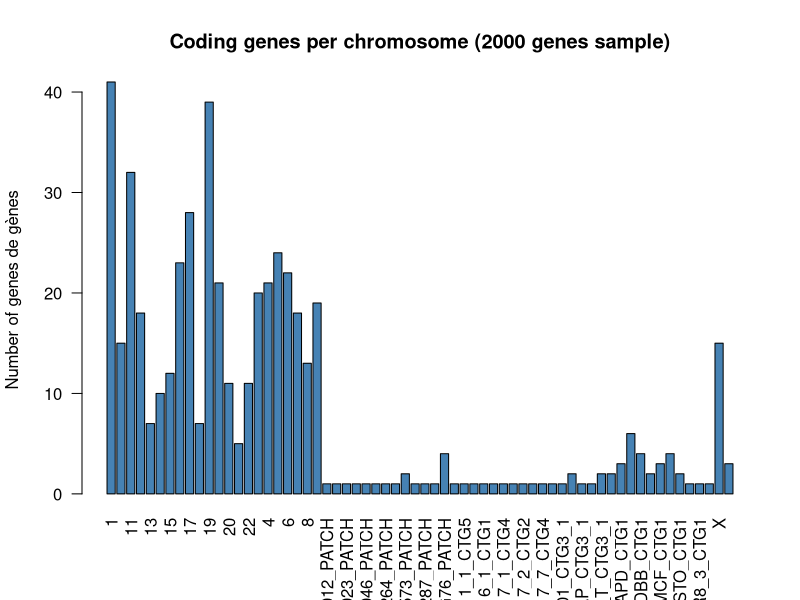
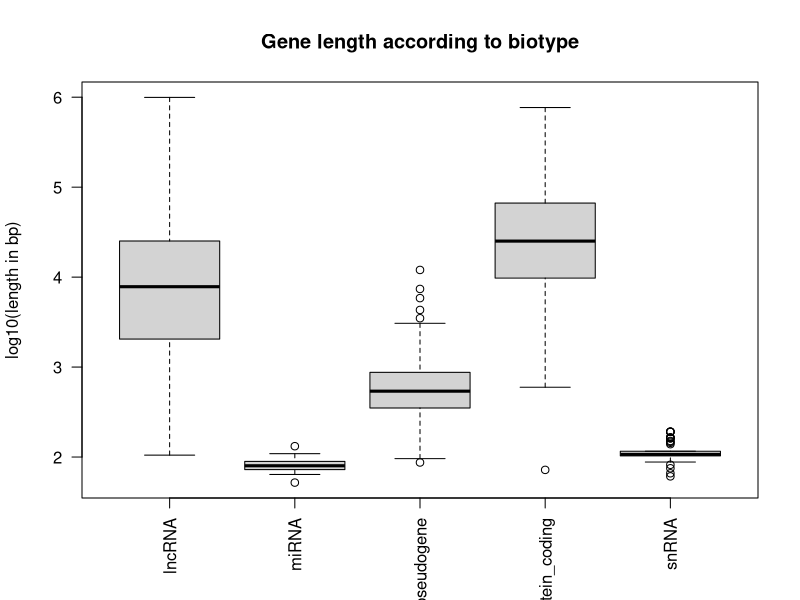

Write the R code that produced these figures, in order.
## ---- chunk 1
a <- 2    # create a variable named "a" and assign its value to 2
print(a)  # displays a
a == 2    # Test if a is equal to 2  
## ---- chunk 2
b <- 3		# create a second variable named b, equals to 3
b == a  	# a is still in R's memory, so we can compare it to b
## ---- chunk 3
a_plus_b <- a + b		# always use explicit names !
a_plus_b

a <- 7 # change a's value
a_plus_b

a_plus_b <- a + b 	# compute the sum to take into account a's changes
print(a_plus_b)
## ---- chunk 4
measures <-  c(1,10,a,b)    # One vector containing 1, 10 and the values contained in a and b
integers <-  1:10		   # One vector with all integer values from 1 to 10
ducks <-  c("riri", "fifi", "loulou")    # A vector containing character strings
## ---- chunk 5
integers[8]		
## ---- chunk 6
measures[1] <- 12
measures
## ---- chunk 7
empty <- list()  # Create an empty list
groceries <- list("banana"=2,"apple"=5,"kiwi"=8) # a list of fruits
unnamed <- list(2,5,8) # a list of unnamed numbers
vrac <- list("A"=1:4,"B"=c(0,1),"C"="hey") # a list with multiple class of objects !
## ---- chunk 8
groceries[["banana"]]     # Access the value stored under banana name  
groceries[[1]]            # Access the value of the first grocerires element (banana)
## ---- chunk 9
groceries$banana          # Access the value stored under banana name 
## ---- chunk 10
empty[["key"]] <- "value" 	# add a named element to the empty list
## ---- chunk 11
empty[[4]] <- 10 	# add an unnamed element to the 4th position
## ---- chunk 12
str(empty)
## ---- chunk 13
measures <- c(measures, 9, 8)
## ---- chunk 14
measures[4] <- NA
measures
## ---- chunk 15
?mean
## ---- chunk 16
mean(measures) # compute the mean of measures
mean(x = measures) # same
## ---- chunk 17
mean(x = measures, na.rm = TRUE)
## ---- chunk 18
mean_measures <- mean(x=measures, na.rm=TRUE)
## ---- chunk 19
square <- function(x) {
  # as many lines as you want here !
  output = x * x
  return(output)
}
## ---- chunk 20
annotation_data <- read.table(file = "annot_GRCH38_reduced.csv", header = TRUE, 
                              sep = ",", dec = ".", quote='"')
## ---- chunk 21
dim(annotation_data)      # rows x columns
nrow(annotation_data)     # number of genes
ncol(annotation_data)     # number of features
names(annotation_data)    # column names
## ---- chunk 22
str(annotation_data)
## ---- chunk 23
head(annotation_data)         # 6 first rows
tail(annotation_data, n = 3)  # 3 last rows
View(annotation_data)         # interactive view
## ---- chunk 24
summary(annotation_data)
## ---- chunk 25
# get first row (gene ROM1)
annotation_data[1, ]

# get the symbol of ROM1
annotation_data[1, "symbol"]

# a bloc : get 3 first rows of both symbol and chr
annotation_data[1:3, c("symbol", "chr")]
## ---- chunk 26
head(rownames(annotation_data))
## ---- chunk 27
mean(annotation_data$end - annotation_data$start)
range(annotation_data$start)
length(unique(annotation_data$biotype))
## ---- chunk 28
annotation_data$strand <- factor(annotation_data$strand, levels = c(1, -1), labels = c("+", "-"))
table(annotation_data$strand)
str(annotation_data)
## ---- chunk 29
annotation_data$biotype <- factor(annotation_data$biotype)
nlevels(annotation_data$biotype)
## ---- chunk 30
annotation_data$length <- annotation_data$end - annotation_data$start + 1   # locus length (bp)
annotation_data$log10_length <- log10(annotation_data$length)

head(annotation_data[, c("symbol", "start", "end", "length")])
summary(annotation_data$length)
## ---- chunk 31
head(annotation_data$biotype == "protein_coding", 10)   # overview : one TRUE/FALSE per gene
## ---- chunk 32
coding <- annotation_data[annotation_data$biotype == "protein_coding", ]
nrow(coding)
## ---- chunk 33
chr17 <- annotation_data[annotation_data$chr == "17", ]
nrow(chr17)
## ---- chunk 34
# coding genes for all chromosomes except 21
annotation_data[annotation_data$biotype == "protein_coding" & annotation_data$chr !=21,
      c("symbol", "start", "end", "length")][1:8, ]
## ---- chunk 35
# non-coding small RNA
small_rna <- annotation_data[annotation_data$biotype %in% c("miRNA", "snRNA", "snoRNA"), ]
table(droplevels(small_rna$biotype))
## ---- chunk 36
# protein coding kinases
kinases <- annotation_data[grepl("kinase", annotation_data$description) & annotation_data$biotype == "protein_coding", c("symbol", "chr", "description")]
nrow(kinases)
head(kinases, 8)
## ---- chunk 37
subset(annotation_data, 
       biotype == "protein_coding" & length > 400000, 
       select = c(symbol, chr, length, description))
## ---- chunk 38
sum(is.na(annotation_data$entrez))      # number of NA in entrez column
sum(annotation_data$symbol == "")       # number of missing symbols
colSums(is.na(annotation_data))         # NA per column
## ---- chunk 39
annotation_data$symbol[annotation_data$symbol == ""] <- NA
colSums(is.na(annotation_data))
## ---- chunk 40
annotation_data[annotation_data$biotype == "protein_coding" & is.na(annotation_data$entrez),
      c("ensgene", "symbol", "description")]
## ---- chunk 41
# Top 5 longest coding genes
coding <- annotation_data[annotation_data$biotype == "protein_coding", ]
top5 <- coding[order(coding$length, decreasing = TRUE), ]
top5[1:5, c("symbol", "chr", "length", "description")]
## ---- chunk 42
chr1 <- annotation_data[annotation_data$chr == "1", ]
chr1 <- chr1[order(chr1$start), ]
chr1[1:5, c("symbol", "start", "end", "strand")]
## ---- chunk 43
coding_nuc <- annotation_data[annotation_data$biotype == "protein_coding", ]
n_per_chr <- table(coding_nuc$chr)

barplot(n_per_chr, las = 2, col = "steelblue", main = "Coding genes per chromosome (2000 genes sample)", ylab = "Number of genes de gènes")
## ---- chunk 44
main_types <- c("protein_coding", "lncRNA", "processed_pseudogene", "miRNA", "snRNA")
sel <- droplevels(annotation_data[annotation_data$biotype %in% main_types, ])

boxplot(log10_length ~ biotype, data = sel, las = 2,
        col = "lightgrey", xlab = "", ylab = "log10(length in bp)",
        main = "Gene length according to biotype")
